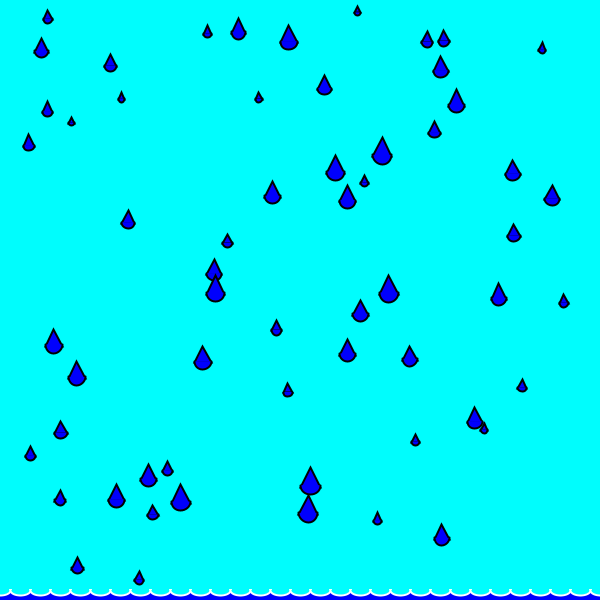
Frame 1 (no input)
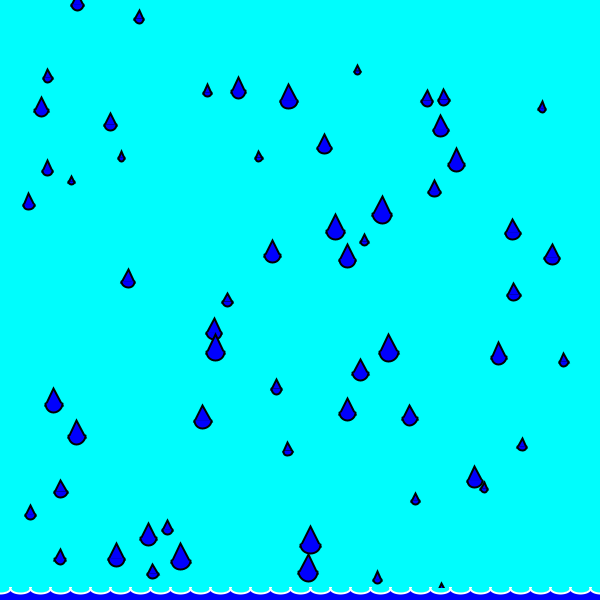
Frame 60 (the mouse pressed at the canvas centre just before this capture)
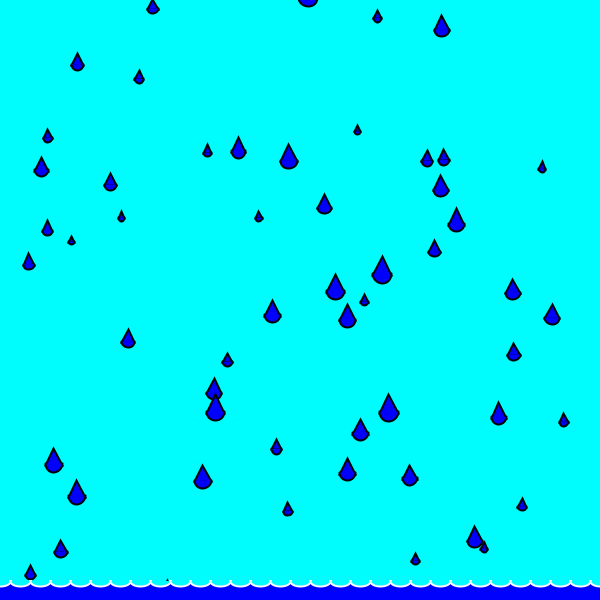
Frame 120 (the mouse held since frame 60 and released just before this capture)

The Processing sketch that drew these frames (run headless with seeded random() and noise(); from frame 60 on, the mouse is pressed at the canvas centre):

// Processing sketch: code_6
// ── code_6.pde
// lastname / achternaam:
// firstname / voornaam:
// class / klas:
// student number/nummer:

color black    = color(   0 );
color white    = color( 255 );
color blue     = color(   0,   0, 253 );
color cyan     = color(   0, 253, 253 );

Droplet[] droplet;
WaterLevel waterLevel;

void setup(){
    size( 600, 600 );
    droplet=new Droplet[60];
    for (int i=0;i<60;i++){
    droplet[i] = new Droplet( random( 20, 600 - 20 ), random(height) , random( 6, 20 ) );
    }
    waterLevel = new WaterLevel( 10 );
}

void draw(){
    background( cyan );
    for (int i=0;i<60;i++){
    droplet[i].move();
    droplet[i].display();
    if ( droplet[i].getY() > waterLevel.getLevel()+height ) {
    waterLevel.changeLevel(1 );
    droplet[i].reset();
    }
    waterLevel.display();
    if ( waterLevel.getLevel() >= height ) {
        noLoop();
    }
  }
}

    

// ── Droplet.pde
class Droplet
{
    float x, y, size;
    
    public Droplet( float newX, float newY, float newSize ) {
        x = newX;
        y = newY;
        size = newSize;
    }
    
    public void move() {
        y++;
    }

    public void reset() {
        y = -size;
    }
    public float getY() {
        return y;
    }
    
    public void display() {
        strokeWeight( 2 );
        stroke( black );
        fill( blue );
        triangle( x - size / 2, y, x + size / 2, y, x, y - size );
        arc( x, y - size / 10, size, size, 0, PI, OPEN );
    }
}

// ── WaterLevel.pde


class WaterLevel {
    private float level;
    
    public WaterLevel( int newLevel ) {
        level = newLevel;
    }
    
    public float getLevel() {
        return level;
    }
    
    public void display() {
        noStroke();
        fill( blue );
        rect( 0, height - level, width, level );
        strokeWeight( 2 );
        stroke( white );
        fill( cyan );
        for ( int x = 0 ; x < width +20; x += 20 ) {
            arc( x, height - level, 20, 10, 0, PI, OPEN );
        }
    }
    
    public void changeLevel( float deltaLevel ) {
        level += deltaLevel;
    }
}    
    
    
